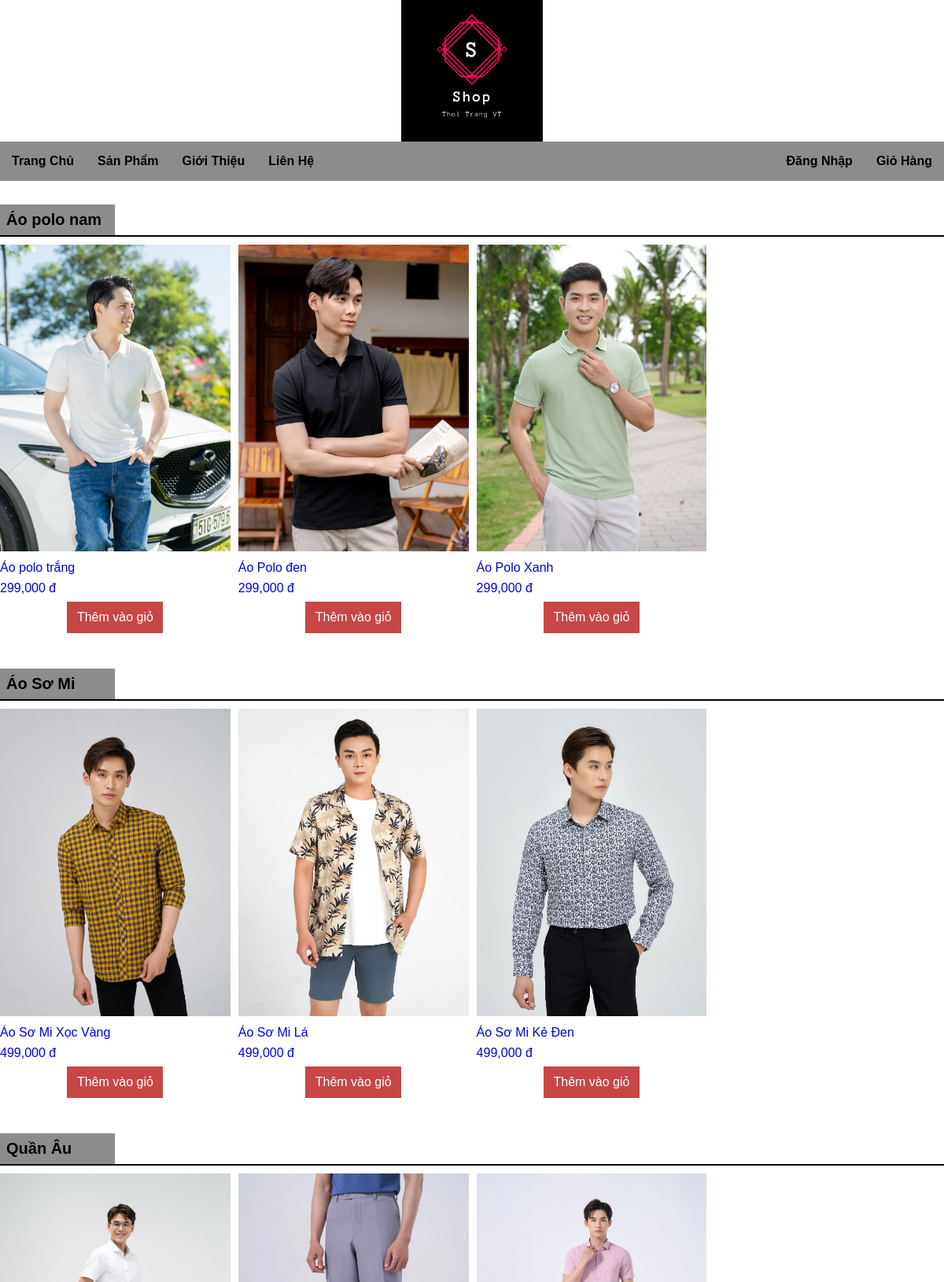
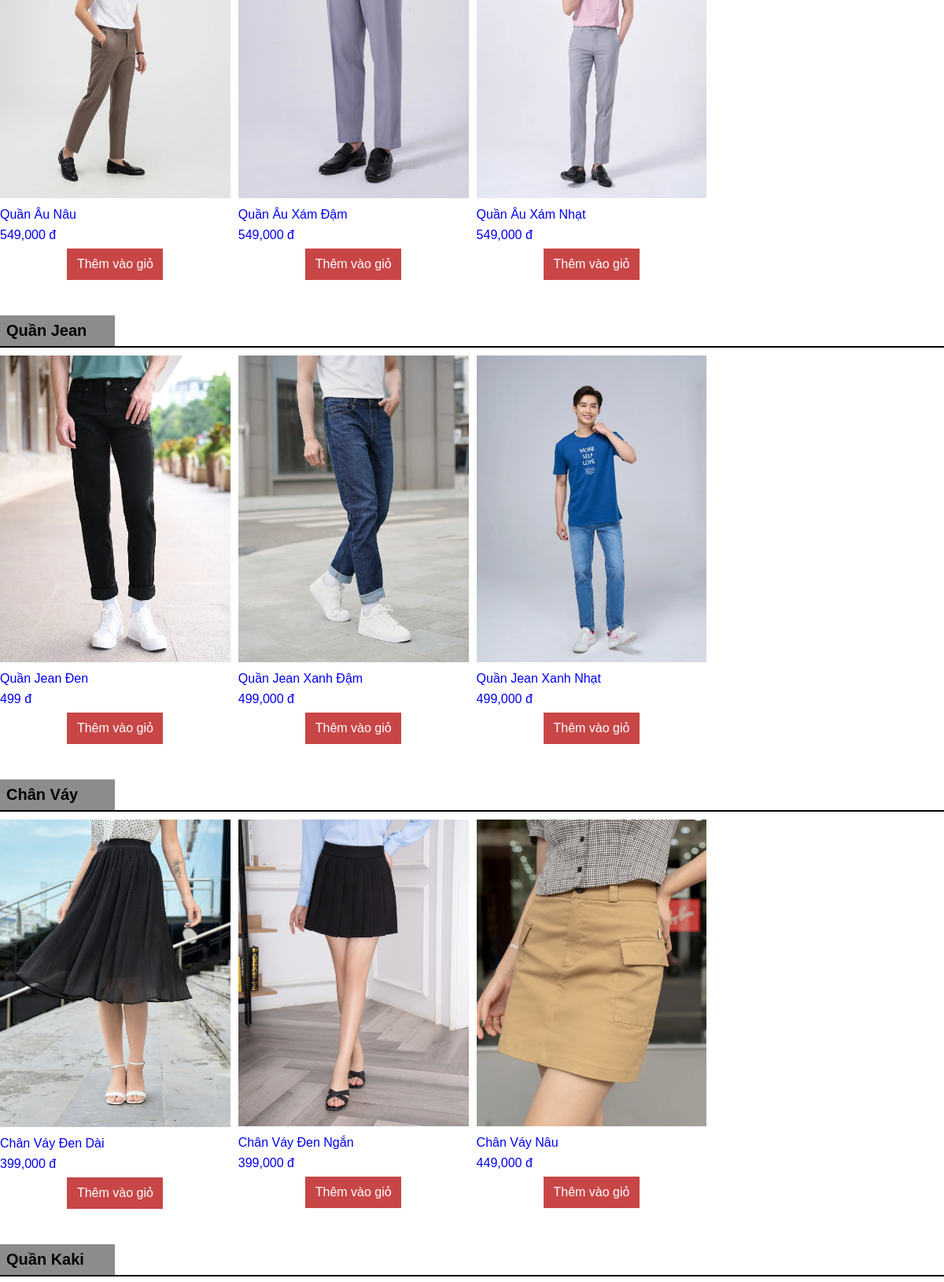
The page / (upper part) on the database its author committed (2 pictures, top to bottom).
### tables this page shows
CREATE TABLE `sanpham` (
  `ID` int(10) NOT NULL,
  `TenSanPham` varchar(100) NOT NULL,
  `GiaBan` double NOT NULL,
  `ID_Nhom` int(10) NOT NULL,
  `LinkAnh` text NOT NULL,
  `MoTa` text NOT NULL
);

### modules/home/home.php (called while the page is built)
<?php
include("./modules/product/nam/aoPoLoNam.php");
include("./modules/product/nam/aoSoMiNam.php");
include("./modules/product/nam/quanAu.php");
include("./modules/product/nam/quanJean.php");
include("./modules/product/nu/chanVay.php");
include("./modules/product/nu/quanKaki.php");

### modules/product/nam/aoPoloNam.php (the view)
<?php
    $str = "SELECT * FROM sanpham WHERE ID_Nhom = '1'";
    $result = mysqli_query($conn, $str);
?>
<div class="danhMucSanPham">
    <h2>Áo polo nam</h2>
    <hr>
</div>
<div class="sanPham">
    <?php
    while ($rows = mysqli_fetch_array($result)) {
    ?>
    <div class="oSanPham">
        <a href="index.php?mod=product&act=detail&id=<?php echo $rows['ID']; ?>" class="anhSanPham">
            <img src="<?php echo $rows['LinkAnh']; ?>" alt="">
            <p><?php echo $rows['TenSanPham']; ?></p>
            <p><?php echo number_format($rows['GiaBan']); ?> đ</p>
        </a>
        <a href="index.php?mod=cart&act=add_cart&id=<?php echo $rows['ID']; ?>" class="themVaoGio">Thêm vào giỏ</a>
    </div>
    <?php
        }
    ?>
</div>

### modules/header/header.php (shortened to what this page needs)
<!DOCTYPE html>
<html lang="en">
<head>
    <link rel="stylesheet" href="./style.css">
</head>
<body>
    <header class="container">
        <div class="logo">
            <a href="index.php">
                <img src="./img/logo.png" alt="logo">
            </a>
        </div>
        <div class="menu">
            <div class="menuTrai">
                <div>
                    <a href="index.php">Trang Chủ</a>
                </div>
                <div>
                    <a href="index.php?mod=product">Sản Phẩm</a>
                </div>
                <div>
                    <a href="index.php?mod=about">Giới Thiệu</a>
                </div>
                <div>
                    <a href="index.php?mod=contact">Liên Hệ</a>
                </div>
            </div>
            <div class="menuPhai">
                <div>
                    <a href="./admin/index.php">Đăng Nhập</a>
                </div>
                <div>
                    <a href="index.php?mod=cart">Giỏ Hàng</a>
                </div>
            </div>
        </div>
    </header>
    <div class="container">

### index.php (shortened to what this page needs)
<?php
include("modules/header/header.php");
if (isset($_GET['mod'])) {
	$module = $_GET['mod'];
	switch ($module) {
		case "product":
			include("modules/product/product.php");
			break;
		case "about":
			include("modules/about/about.php");
			break;
		case "contact":
			include("modules/contact/contact.php");
			break;
		case "cart":
			include("modules/cart/cart.php");
			break;
		default:
			include("modules/home/home.php");
			break;
	}
} else {
	include("modules/home/home.php");
}
include("modules/footer/footer.php");

### modules/product/nam/aoSoMiNam.php
<?php
    $str = "SELECT * FROM sanpham WHERE ID_Nhom = '2'";
    $result = mysqli_query($conn, $str);
?>
<div class="danhMucSanPham">
    <h2>Áo Sơ Mi</h2>
    <hr>
</div>
<div class="sanPham">
    <?php
    while ($rows = mysqli_fetch_array($result)) {
    ?>
    <div class="oSanPham">
        <a href="index.php?mod=product&act=detail&id=<?php echo $rows['ID']; ?>" class="anhSanPham">
            <img src="<?php echo $rows['LinkAnh']; ?>" alt="">
            <p><?php echo $rows['TenSanPham']; ?></p>
            <p><?php echo number_format($rows['GiaBan']); ?> đ</p>
        </a>
        <a href="index.php?mod=cart&act=add_cart&id=<?php echo $rows['ID']; ?>" class="themVaoGio">Thêm vào giỏ</a>
    </div>
    <?php
        }
    ?>
</div>

### modules/product/nam/quanAu.php
<?php
    $str = "SELECT * FROM sanpham WHERE ID_Nhom = '3'";
    $result = mysqli_query($conn, $str);
?>
<div class="danhMucSanPham">
    <h2>Quần Âu</h2>
    <hr>
</div>
<div class="sanPham">
    <?php
    while ($rows = mysqli_fetch_array($result)) {
    ?>
    <div class="oSanPham">
        <a href="index.php?mod=product&act=detail&id=<?php echo $rows['ID']; ?>" class="anhSanPham">
            <img src="<?php echo $rows['LinkAnh']; ?>" alt="">
            <p><?php echo $rows['TenSanPham']; ?></p>
            <p><?php echo number_format($rows['GiaBan']); ?> đ</p>
        </a>
        <a href="index.php?mod=cart&act=add_cart&id=<?php echo $rows['ID']; ?>" class="themVaoGio">Thêm vào giỏ</a>
    </div>
    <?php
        }
    ?>
</div>

### modules/product/nam/quanJean.php
<?php
    $str = "SELECT * FROM sanpham WHERE ID_Nhom = '4'";
    $result = mysqli_query($conn, $str);
?>
<div class="danhMucSanPham">
    <h2>Quần Jean</h2>
    <hr>
</div>
<div class="sanPham">
    <?php
    while ($rows = mysqli_fetch_array($result)) {
    ?>
    <div class="oSanPham">
        <a href="index.php?mod=product&act=detail&id=<?php echo $rows['ID']; ?>" class="anhSanPham">
            <img src="<?php echo $rows['LinkAnh']; ?>" alt="">
            <p><?php echo $rows['TenSanPham']; ?></p>
            <p><?php echo number_format($rows['GiaBan']); ?> đ</p>
        </a>
        <a href="index.php?mod=cart&act=add_cart&id=<?php echo $rows['ID']; ?>" class="themVaoGio">Thêm vào giỏ</a>
    </div>
    <?php
        }
    ?>
</div>

### modules/product/nu/chanVay.php
<?php
    $str = "SELECT * FROM sanpham WHERE ID_Nhom = '5'";
    $result = mysqli_query($conn, $str);
?>
<div class="danhMucSanPham">
    <h2>Chân Váy</h2>
    <hr>
</div>
<div class="sanPham">
    <?php
    while ($rows = mysqli_fetch_array($result)) {
    ?>
    <div class="oSanPham">
        <a href="index.php?mod=product&act=detail&id=<?php echo $rows['ID']; ?>" class="anhSanPham">
            <img src="<?php echo $rows['LinkAnh']; ?>" alt="">
            <p><?php echo $rows['TenSanPham']; ?></p>
            <p><?php echo number_format($rows['GiaBan']); ?> đ</p>
        </a>
        <a href="index.php?mod=cart&act=add_cart&id=<?php echo $rows['ID']; ?>" class="themVaoGio">Thêm vào giỏ</a>
    </div>
    <?php
        }
    ?>
</div>

### modules/product/nu/quanKaki.php (shortened to what this page needs)
<div class="danhMucSanPham">
    <h2>Quần Kaki</h2>
    <hr>
</div>

### modules/footer/footer.php (shortened to what this page needs)
</div>
</body>
</html>

### style.css (style rules this page uses)
body { margin: 0; padding: 0; font-family: Arial, Helvetica, sans-serif; }
.container { width: 1200px; height: auto; margin: auto; display: flex; flex-direction: column; justify-content: space-around; align-items: center; }
.logo > a { display: block; width: 180px; height: 180px; margin: auto; }
.logo > a > img { width: 100%; }
.menu { height: 50px; display: flex; justify-content: space-between; align-items: center; background-color: rgb(140, 140, 140); width: 1200px; }
.menu > div { display: flex; align-items: center; }
.menu > div > div > a { text-decoration: none; padding: 15px; font-weight: bold; color: black; }
.menuTrai { justify-content: flex-start; }
.menuPhai { justify-content: flex-end; }
.danhMucSanPham { width: 100%; margin: 30px 0 10px 0; }
.danhMucSanPham > h2 { display: inline-block; width: 130px; font-size: 20px; padding: 8px; margin: 0; background-color: rgb(140, 140, 140); }
.danhMucSanPham > hr { height: 2px; background-color: black; border: none; margin: 0px; }
.sanPham { width: 1200px; display: grid; grid-template-columns: 24.4% 24.4% 24.4% 24.3%; grid-gap: 10px; }
.sanPham > .oSanPham { height: auto; width: 100%; margin-bottom: 15px; }
.sanPham > .oSanPham > a { display: block; }
.sanPham > .oSanPham > a > img { transform: scale(1); transition: all 2s; width: 100%; }
.sanPham > .oSanPham > a > p { margin: 8px 0; }
.anhSanPham { text-decoration: none; }
.themVaoGio { text-decoration: none; border: 1px solid rgb(200, 70, 70); background-color: rgb(200, 70, 70); width: 100px; padding: 10px; margin: auto; text-align: center; color: white; }

### rows shown on the page
sanpham: LinkAnh (picture), TenSanPham "Áo polo trắng", GiaBan "299,000"
sanpham: LinkAnh (picture), TenSanPham "Áo Polo đen", GiaBan "299,000"
sanpham: LinkAnh (picture), TenSanPham "Áo Polo Xanh", GiaBan "299,000"
sanpham: LinkAnh (picture), TenSanPham "Áo Sơ Mi Xọc Vàng", GiaBan "499,000"
sanpham: LinkAnh (picture), TenSanPham "Áo Sơ Mi Lá", GiaBan "499,000"
sanpham: LinkAnh (picture), TenSanPham "Áo Sơ Mi Kẻ Đen", GiaBan "499,000"
sanpham: LinkAnh (picture), TenSanPham "Quần Âu Nâu", GiaBan "549,000"
sanpham: LinkAnh (picture), TenSanPham "Quần Âu Xám Đậm", GiaBan "549,000"
sanpham: LinkAnh (picture), TenSanPham "Quần Âu Xám Nhạt", GiaBan "549,000"
sanpham: LinkAnh (picture), TenSanPham "Quần Jean Đen", GiaBan "499"
sanpham: LinkAnh (picture), TenSanPham "Quần Jean Xanh Đậm", GiaBan "499,000"
sanpham: LinkAnh (picture), TenSanPham "Quần Jean Xanh Nhạt", GiaBan "499,000"
sanpham: LinkAnh (picture), TenSanPham "Chân Váy Đen Dài", GiaBan "399,000"
sanpham: LinkAnh (picture), TenSanPham "Chân Váy Đen Ngắn", GiaBan "399,000"
sanpham: LinkAnh (picture), TenSanPham "Chân Váy Nâu", GiaBan "449,000"
